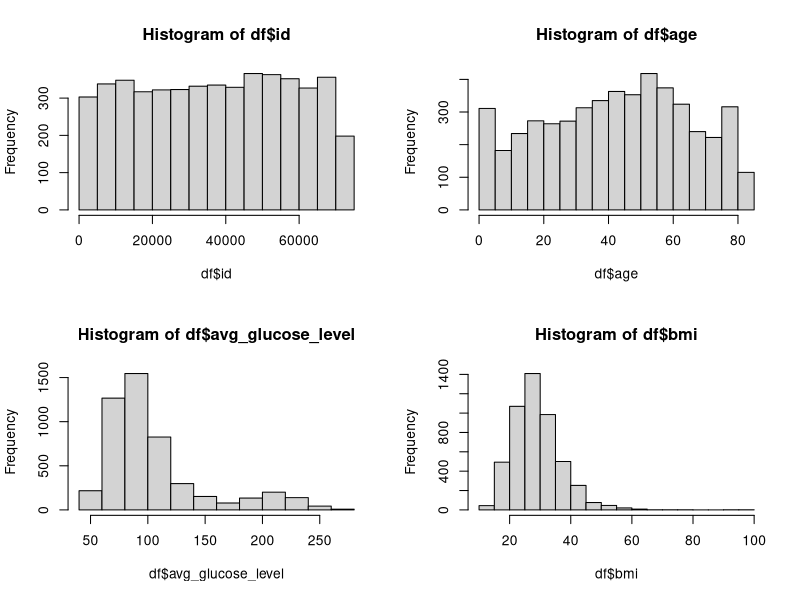

Write R code to recreate this figure.
# read in the data frame
df <- read.table("data/stroke-data.csv", sep=",", header=T)

# create histogram plots
par(mfrow=c(2,2))
hist(df$id)
hist(df$age)
hist(df$avg_glucose_level)
hist(df$bmi)